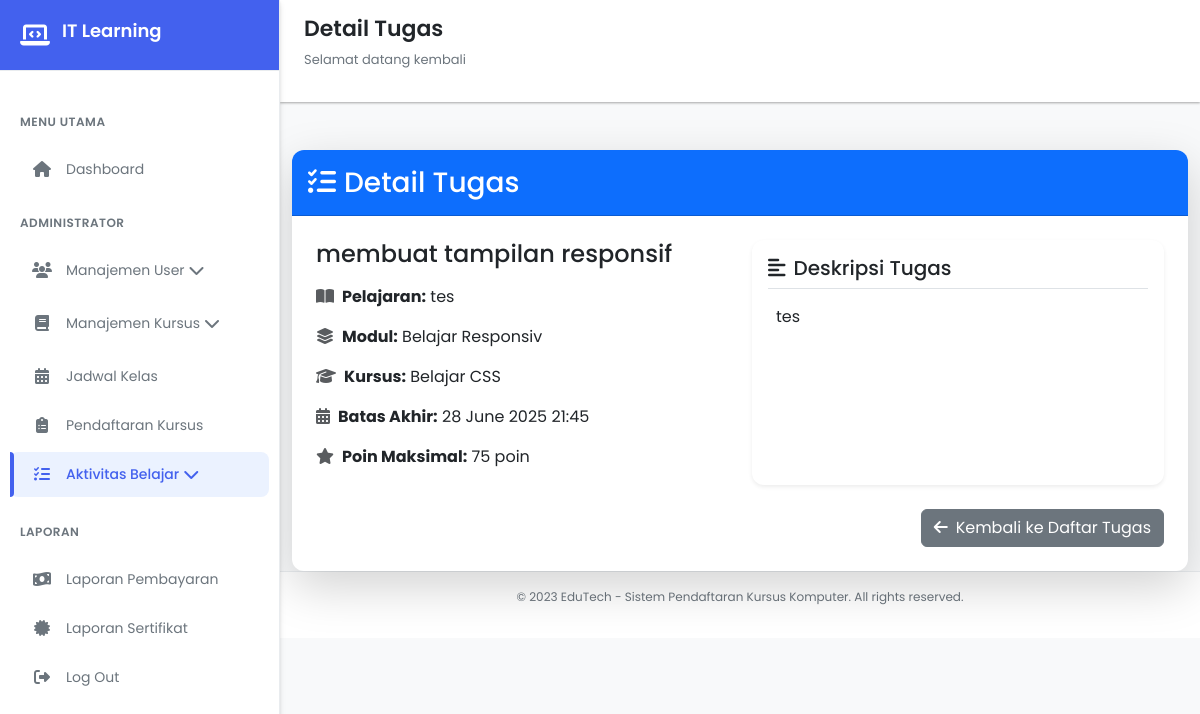
The page /views/dashboard/tugas/detail.php?assignment_id=4 (signed in) on the database its author committed.
### tables this page shows
CREATE TABLE `assignments` (
  `assignment_id` int(11) NOT NULL,
  `lesson_id` int(11) DEFAULT NULL,
  `judul_tugas` varchar(255) DEFAULT NULL,
  `deskripsi_tugas` text DEFAULT NULL,
  `tanggal_batas_akhir` datetime DEFAULT NULL,
  `poin_maksimal` int(11) DEFAULT NULL
);

CREATE TABLE `lessons` (
  `lesson_id` int(11) NOT NULL,
  `module_id` int(11) DEFAULT NULL,
  `nama_pelajaran` varchar(255) DEFAULT NULL,
  `konten_pelajaran` varchar(255) DEFAULT NULL,
  `tipe_konten` enum('teks','video','pdf','link') DEFAULT NULL,
  `durasi_menit` int(11) DEFAULT NULL
);

CREATE TABLE `modules` (
  `module_id` int(11) NOT NULL,
  `course_id` int(11) DEFAULT NULL,
  `nama_modul` varchar(255) DEFAULT NULL,
  `deskripsi_modul` text DEFAULT NULL,
  `urutan` int(11) DEFAULT NULL
);

CREATE TABLE `courses` (
  `course_id` int(11) NOT NULL,
  `nama_kursus` varchar(255) DEFAULT NULL,
  `deskripsi` text DEFAULT NULL,
  `durasi_jam` int(11) DEFAULT NULL,
  `harga` decimal(10,2) DEFAULT NULL,
  `level` enum('Dasar','Menengah','Lanjut') DEFAULT NULL,
  `status_aktif` tinyint(1) DEFAULT NULL
);

### views/dashboard/tugas/detail.php (the view, shortened to what this page needs)
<?php
$currentPage = basename($_SERVER['PHP_SELF']);
 if (!in_array($currentPage, ['login.php', 'logout.php'])) {
    $_SESSION['last_page_before_login'] = $_SERVER['REQUEST_URI'];
}include '../../../database/koneksi.php';
$assignment_id = (int) $_GET['assignment_id'];
$query = "
    SELECT
        a.*,
        l.nama_pelajaran,
        m.nama_modul,
        c.nama_kursus
    FROM assignments a
    JOIN lessons l ON a.lesson_id = l.lesson_id
    JOIN modules m ON l.module_id = m.module_id
    JOIN courses c ON m.course_id = c.course_id
    WHERE a.assignment_id = $assignment_id
    LIMIT 1
";
$result = mysqli_query($conn, $query);
$tugas = mysqli_fetch_assoc($result);
?>
<!DOCTYPE html>
<html lang="id">
<head>
    <link href="https://cdn.jsdelivr.net/npm/bootstrap@5.3.3/dist/css/bootstrap.min.css" rel="stylesheet">
    <link rel="stylesheet" href="https://cdnjs.cloudflare.com/ajax/libs/font-awesome/6.4.0/css/all.min.css">
    <link rel="stylesheet" href="../../../css/dasboard.css">
</head>
<body>
    <div class="sidebar" id="sidebar">
        <div class="sidebar-header">
            <i class="fas fa-laptop-code"></i>
            <h2>IT Learning</h2>
        </div>
        <div class="sidebar-menu">
            <div class="menu-category">Menu Utama</div>
            <div class="menu-item" onclick="window.location.href='../dashboard.php'">
                <i class="fas fa-home"></i>
                <span>Dashboard</span>
            </div>
            <?php if ($_SESSION['role'] == 'admin') : ?>
                <div class="menu-category">Administrator</div>
                <div class="menu-item" onclick="toggleDropdown('user-dropdown')">
                    <i class="fas fa-users"></i>
                    <span>Manajemen User</span>
                    <i class="fas fa-chevron-down ml-auto" id="user-chevron"></i>
                </div>
            <?php endif; ?>
            <div class="menu-item " onclick="toggleDropdown('course-dropdown')">
                <i class="fas fa-book"></i>
                <span>Manajemen Kursus</span>
                <i class="fas fa-chevron-down ml-auto" id="course-chevron"></i>
            </div>
            <div class="menu-item" onclick="window.location.href='../jadwal/jadwal.php'">
                <i class="fas fa-calendar-alt"></i>
                <span>Jadwal Kelas</span>
            </div>
            <?php if ($_SESSION['role'] == 'admin') : ?>
                <div class="menu-item" onclick="window.location.href='../pendaftaran_kursus/pendaftaran.php'">
                    <i class="fas fa-clipboard-list"></i>
                    <span>Pendaftaran Kursus</span>
                </div>
            <?php endif; ?>
            <div class="menu-item active" onclick="toggleDropdown('activity-dropdown')">
                <i class="fas fa-tasks"></i>
                <span>Aktivitas Belajar</span>
                <i class="fas fa-chevron-down ml-auto" id="activity-chevron"></i>
            </div>
            <div class="menu-category">Laporan</div>
            <?php if ($_SESSION['role'] == 'admin') : ?>
                <div class="menu-item" onclick="window.location.href='../pembayaran/laporan_pembayaran.php'">
                    <i class="fas fa-money-bill-wave"></i>
                    <span>Laporan Pembayaran</span>
                </div>
            <?php endif; ?>
            <div class="menu-item" onclick="window.location.href='../sertifikat/sertifikat.php'">
                <i class="fas fa-certificate"></i>
                <span>Laporan Sertifikat</span>
            </div>
            <div class="menu-item" onclick="window.location.href='../../../php/logout.php'">
                <i class="fas fa-sign-out-alt"></i>
                <span>Log Out</span>
            </div>
        </div>
    </div>
<div class="main-content" id="mainContent">
    <div class="header">
        <div class="header-title">
            <h1>Detail Tugas</h1>
            <p>Selamat datang kembali</p>
        </div>
    </div>
<div class="container mt-5">
    <div class="card border-0 shadow-lg">
        <div class="card-header bg-primary text-white d-flex justify-content-between align-items-center py-3">
            <h3 class="mb-0"><i class="fas fa-tasks me-2"></i>Detail Tugas</h3>
        </div>
        <div class="card-body p-4">
            <div class="row g-4">
                <div class="col-md-6">
                    <h4 class="mb-3"><?= htmlspecialchars($tugas['judul_tugas']) ?></h4>
                    <p><i class="fas fa-book-open me-2 text-muted"></i><strong>Pelajaran:</strong> <?= htmlspecialchars($tugas['nama_pelajaran']) ?></p>
                    <p><i class="fas fa-layer-group me-2 text-muted"></i><strong>Modul:</strong> <?= htmlspecialchars($tugas['nama_modul']) ?></p>
                    <p><i class="fas fa-graduation-cap me-2 text-muted"></i><strong>Kursus:</strong> <?= htmlspecialchars($tugas['nama_kursus']) ?></p>
                    <p><i class="fas fa-calendar-alt me-2 text-muted"></i><strong>Batas Akhir:</strong> <?= date('d F Y H:i', strtotime($tugas['tanggal_batas_akhir'])) ?></p>
                    <p><i class="fas fa-star me-2 text-muted"></i><strong>Poin Maksimal:</strong> <?= (int)$tugas['poin_maksimal'] ?> poin</p>
                </div>
                <div class="col-md-6">
                    <div class="card border-0 shadow-sm h-100">
                        <div class="card-body">
                            <h5 class="card-title border-bottom pb-2 mb-3">
                                <i class="fas fa-align-left me-2"></i>Deskripsi Tugas
                            </h5>
                            <div class="ps-2" style="max-height: 300px; overflow-y: auto;">
                                <?= nl2br(htmlspecialchars($tugas['deskripsi_tugas'])) ?>
                            </div>
                        </div>
                    </div>
                </div>
            </div>
            <div class="mt-4 text-end">
                <a href="tugas.php" class="btn btn-secondary">
                    <i class="fas fa-arrow-left me-2"></i>Kembali ke Daftar Tugas
                </a>
            </div>
        </div>
    </div>
</div>
 <div class="footer">
            <p>© 2023 EduTech - Sistem Pendaftaran Kursus Komputer. All rights reserved.</p>
        </div>
    </div>
</body>
</html>

### css/dasboard.css (style rules this page uses)
:root { --primary: #4361ee; --primary-dark: #3a56d4; --primary-light: #ebf2ff; --secondary: #3f37c9; --accent: #4895ef; --success: #4cc9f0; --warning: #f8961e; --danger: #f72585; --light: #f8f9fa; --dark: #212529; --gray: #6c757d; --light-gray: #e9ecef; --white: #ffffff; --shadow-sm: 0 1px 3px rgba(0,0,0,0.12), 0 1px 2px rgba(0,0,0,0.24); --shadow-md: 0 4px 6px rgba(0,0,0,0.1), 0 1px 3px rgba(0,0,0,0.08); --shadow-lg: 0 10px 25px rgba(0,0,0,0.1), 0 5px 10px rgba(0,0,0,0.05); --radius-sm: 8px; --radius-md: 12px; --radius-lg: 16px; --transition: all 0.3s cubic-bezier(0.25, 0.8, 0.25, 1); }
.card { border-radius: 0.75rem; }
.card-header { border-radius: 0.75rem 0.75rem 0 0 !important; }
* { margin: 0; padding: 0; box-sizing: border-box; font-family: 'Poppins', sans-serif; }
body { display: flex; min-height: 100vh; background-color: var(--light); color: var(--dark); transition: var(--transition); }
.sidebar { width: 280px; background: var(--white); height: 100vh; position: fixed; transition: var(--transition); z-index: 1000; box-shadow: var(--shadow-md); border-right: 1px solid var(--light-gray); display: flex; flex-direction: column; }
.sidebar-header { padding: 20px; display: flex; align-items: center; border-bottom: 1px solid var(--light-gray); background: var(--primary); color: var(--white); }
.sidebar-header i { font-size: 24px; margin-right: 12px; color: var(--white); }
.sidebar-header h2 { font-size: 18px; font-weight: 600; }
.sidebar-menu { padding: 20px 0; flex: 1; overflow-y: auto; }
.menu-category { padding: 12px 20px; font-size: 12px; font-weight: 600; text-transform: uppercase; letter-spacing: 0.5px; color: var(--gray); margin-top: 10px; }
.menu-item { padding: 12px 20px; display: flex; align-items: center; cursor: pointer; transition: var(--transition); margin: 4px 10px; border-radius: var(--radius-sm); color: var(--gray); }
.menu-item.active { background-color: var(--primary-light); color: var(--primary); font-weight: 500; position: relative; }
.menu-item.active::before { content: ''; position: absolute; left: 0; top: 0; height: 100%; width: 4px; background-color: var(--primary); border-radius: 0 var(--radius-sm) var(--radius-sm) 0; }
.menu-item i { width: 24px; margin-right: 12px; font-size: 16px; text-align: center; }
.menu-item span { font-size: 14px; }
.main-content { flex: 1; margin-left: 280px; transition: var(--transition); min-height: 100vh; display: flex; flex-direction: column; }
.header { display: flex; justify-content: space-between; align-items: center; padding: 16px 24px; background-color: var(--white); box-shadow: var(--shadow-sm); z-index: 100; position: sticky; top: 0; }
.header-title h1 { color: var(--dark); font-size: 22px; font-weight: 600; }
.header-title p { font-size: 13px; color: var(--gray); margin-top: 2px; }
.footer { text-align: center; padding: 16px; font-size: 12px; color: var(--gray); border-top: 1px solid var(--light-gray); background-color: var(--white); }

### rows shown on the page
assignments: judul_tugas "membuat tampilan responsif", lesson.nama_pelajaran "tes", modules.nama_modul "Belajar Responsiv", courses.nama_kursus "Belajar CSS", tanggal_batas_akhir "28 June 2025 21:45", poin_maksimal "75", deskripsi_tugas "tes"
